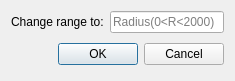
<?xml version="1.0" encoding="UTF-8"?>
<ui version="4.0">
 <class>Dialog</class>
 <widget class="QDialog" name="Dialog">
  <property name="geometry">
   <rect>
    <x>0</x>
    <y>0</y>
    <width>235</width>
    <height>79</height>
   </rect>
  </property>
  <property name="windowTitle">
   <string>Dialog</string>
  </property>
  <layout class="QVBoxLayout" name="verticalLayout">
   <item>
    <layout class="QHBoxLayout" name="horizontalLayout">
     <item>
      <widget class="QLabel" name="label">
       <property name="text">
        <string>Change range to:</string>
       </property>
      </widget>
     </item>
     <item>
      <widget class="QLineEdit" name="lineEdit">
       <property name="placeholderText">
        <string>Radius(0&lt;R&lt;2000)</string>
       </property>
      </widget>
     </item>
    </layout>
   </item>
   <item>
    <layout class="QHBoxLayout">
     <property name="spacing">
      <number>6</number>
     </property>
     <property name="leftMargin">
      <number>0</number>
     </property>
     <property name="topMargin">
      <number>0</number>
     </property>
     <property name="rightMargin">
      <number>0</number>
     </property>
     <property name="bottomMargin">
      <number>0</number>
     </property>
     <item>
      <spacer>
       <property name="orientation">
        <enum>Qt::Horizontal</enum>
       </property>
       <property name="sizeHint" stdset="0">
        <size>
         <width>131</width>
         <height>31</height>
        </size>
       </property>
      </spacer>
     </item>
     <item>
      <widget class="QPushButton" name="okButton">
       <property name="text">
        <string>OK</string>
       </property>
      </widget>
     </item>
     <item>
      <widget class="QPushButton" name="cancelButton">
       <property name="text">
        <string>Cancel</string>
       </property>
      </widget>
     </item>
    </layout>
   </item>
  </layout>
 </widget>
 <resources/>
 <connections>
  <connection>
   <sender>okButton</sender>
   <signal>clicked()</signal>
   <receiver>Dialog</receiver>
   <slot>accept()</slot>
   <hints>
    <hint type="sourcelabel">
     <x>278</x>
     <y>253</y>
    </hint>
    <hint type="destinationlabel">
     <x>96</x>
     <y>254</y>
    </hint>
   </hints>
  </connection>
  <connection>
   <sender>cancelButton</sender>
   <signal>clicked()</signal>
   <receiver>Dialog</receiver>
   <slot>reject()</slot>
   <hints>
    <hint type="sourcelabel">
     <x>369</x>
     <y>253</y>
    </hint>
    <hint type="destinationlabel">
     <x>179</x>
     <y>282</y>
    </hint>
   </hints>
  </connection>
 </connections>
</ui>
